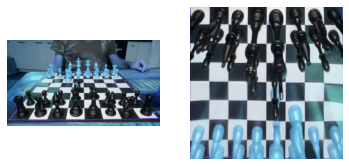
#> input picture img/chop_board.png, 349 x 166 px, given in place of the camera
$ jupyter execute --allow-errors '1. Board tracking.ipynb'   (text cells are left out)
#> lines starting #> are read from the running program, lines starting #| are printed output that depends on the picture
[cell 1]
import cv2
import numpy as np
import matplotlib.pyplot as plt

[cell 2]
cam = cv2.VideoCapture(0)

[cell 3]
cam.release()

[cell 4]
_, img = cam.read()
#> img is the input picture: shape (166, 349, 3); mean B, G, R 175.7, 167.4, 154.2
plt.imshow(img)

[cell 5]
ret, corners = cv2.findChessboardCorners(img, (7, 7))
#> ret = False; corners = None

[cell 6]
ret
#> Out = False

[cell 7]
import scipy.spatial as spatial
import scipy.cluster as cluster
from collections import defaultdict
from statistics import mean

# Canny edge detection
def canny_edge(img, sigma=0.33):
    v = np.median(img)
    lower = int(max(0, (1.0 - sigma) * v))
    upper = int(min(255, (1.0 + sigma) * v))
    edges = cv2.Canny(img, lower, upper)
    return edges


# Hough line detection
def hough_line(edges, min_line_length=100, max_line_gap=10):
    lines = cv2.HoughLines(edges, 1, np.pi / 180, 125, min_line_length, max_line_gap)
    lines = np.reshape(lines, (-1, 2))
    return lines

# Separate line into horizontal and vertical
# [52 lines left out: functions h_v_lines, line_intersections, cluster_points, augment_points, not called in this run]

[cell 8]
def get_corners(img):
    # Low-level CV techniques (grayscale & blur)
    gray = cv2.cvtColor(img, cv2.COLOR_BGR2GRAY)
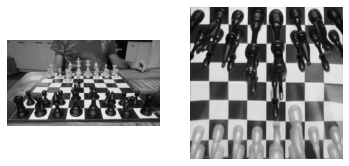
#> gray: shape (166, 349); min 4, max 255, mean 164.4
    gray_blur = cv2.blur(gray, (5, 5))
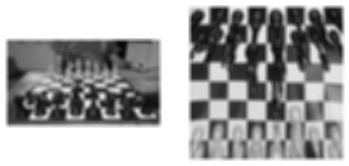
#> gray_blur: shape (166, 349); min 6, max 255, mean 164.4
    # Canny algorithm
    edges = canny_edge(gray_blur)
#> in canny_edge, `v = np.median(img)`: v = 169
#> in canny_edge, `lower = int(max(0, (1.0 - sigma) * v))`: lower = 113
#> in canny_edge, `upper = int(min(255, (1.0 + sigma) * v))`: upper = 224
#> in canny_edge, `edges = cv2.Canny(img, lower, upper)`:
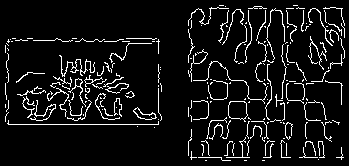
#> edges: shape (166, 349); 7.8% white in thin lines or dots
    # Hough Transform
    lines = hough_line(edges)
#> in hough_line, `lines = cv2.HoughLines(edges, 1, np.pi / 180, 125, min_line_length, ma..`: lines = None
    # Separate the lines into vertical and horizontal lines
    h_lines, v_lines = h_v_lines(lines)
    # Find and cluster the intersecting
    intersection_points = line_intersections(h_lines, v_lines)
    points = cluster_points(intersection_points)
    # Final coordinates of the board
    return augment_points(points)

#> (a cell that did not finish here is left out)

[cell 10]
_, img = cam.read()
plt.imshow(img)

#> (a cell that did not finish here is left out)


plt.imshow(img)
plt.scatter([p[0] for p in points],
            [p[1] for p in points])
plt.axis('off')

[cell 12]
for c in range(3, 12):
    ret, corners = cv2.findChessboardCorners(img, (c, c))
    if ret:
        print(f'Found {c} corners')

[cell 13]
ret, corners = cv2.findChessboardCorners(img, (5, 5))

[cell 14]
plt.imshow(img)
#> (the rest of this cell did not finish here and is left out)

[cell 15]
for c in range(3, 12):
    ret, corners = cv2.findChessboardCorners(img, (c, c), flags=cv2.CALIB_CB_ADAPTIVE_THRESH)
    if ret:
        print(f'Found {c} corners')

[cell 16]
img_inv = np.array(256 - img, dtype=np.uint8)
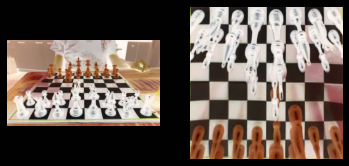
#> img_inv: shape (166, 349, 3); mean B, G, R 80.3, 88.6, 101.8

for c in range(3, 12):
    ret, corners = cv2.findChessboardCorners(img_inv, (c, c), flags=cv2.CALIB_CB_ADAPTIVE_THRESH)
    if ret:
        print(f'Found {c} corners')

[cell 17]
ret, corners = cv2.findChessboardCorners(img_inv, (7, 7))

plt.imshow(img)
#> (the rest of this cell did not finish here and is left out)

[cell 18]
_, img = cam.read()
plt.imshow(img)

[cell 19]
img_inv = np.array(256 - img, dtype=np.uint8)

for c in range(3, 12):
    ret, corners = cv2.findChessboardCorners(img_inv, (c, c), flags=cv2.CALIB_CB_ADAPTIVE_THRESH)
    if ret:
        print(f'Found {c} corners')

$ run again, on img/empty_board.png
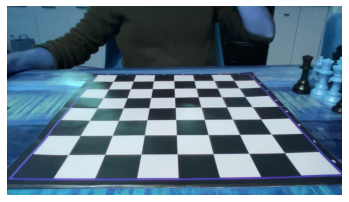
#> input picture img/empty_board.png, 349 x 202 px, given in place of the camera
#> img is the input picture: shape (202, 349, 3); mean B, G, R 138.2, 122.2, 99.6
#> `ret, corners = cv2.findChessboardCorners(img, (7, 7))`: ret = False; corners = None
#> Out = False
#> v = 108
#> lower = 72
#> upper = 143
#> in canny_edge, `edges = cv2.Canny(img, lower, upper)`:
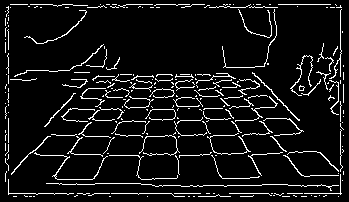
#> edges: shape (202, 349); 7.9% white in thin lines or dots
#> in hough_line, `lines = cv2.HoughLines(edges, 1, np.pi / 180, 125, min_line_length, ma..`: lines = [[193, 1.57], [4, 1.57], [340, 0], [8, 0], [185, 1.57]]
#> the loop in h_v_lines, `for rho, theta in lines:` made 5 passes
#> after the loop in h_v_lines, `for rho, theta in lines:`: h_lines = [[193, 1.57], [4, 1.57], [185, 1.57]]; v_lines = [[340, 0], [8, 0]]
#> in get_corners, `h_lines, v_lines = h_v_lines(lines)`: h_lines = [[193, 1.57], [4, 1.57], [185, 1.57]]; v_lines = [[340, 0], [8, 0]]
#> the loop in line_intersections, `for r_h, t_h in h_lines:` made 3 passes
#> after the loop in line_intersections, `for r_h, t_h in h_lines:`: points = [[340, 193], [8, 193], [340, 4], [8, 4], [340, 185], [8, 185]]
#> intersection_points has the same summary as points in line_intersections
#> dists = [332, 189, 382, 8, 332.1, 382, 189, 332.1, 8, 332, 181, 378.1, 378.1, 181, 332]
#> single_linkage = [[0, 4, 8, 2], [1, 5, 8, 2], [3, 7, 181, 3], [2, 6, 181, 3], [8, 9, 332, 6]]
#> flat_clusters = [3, 1, 4, 2, 3, 1]
#> the loop in cluster_points, `for i in range(len(flat_clusters)):` made 6 passes
#> in get_corners, `points = cluster_points(intersection_points)`: points = [(8, 4), (340, 4), (8, 189), (340, 189)]
#> after the loop in augment_points, `for row in range(int(points_shape[0] / 11)):`: augmented_points = []
#> the loop in h_v_lines (call 2), `for rho, theta in lines:` made 5 passes
#> the loop in line_intersections (call 2), `for r_h, t_h in h_lines:` made 3 passes
#> the loop in cluster_points (call 2), `for i in range(len(flat_clusters)):` made 6 passes
#> the loop `for c in range(3, 12):` made 9 passes
#> ret on passes 1 to 8: False, True, True, False, False, False, False, False
#> `ret, corners = cv2.findChessboardCorners(img, (5, 5))`: ret = True; corners = 25 rows, first 8: [130.4, 88.66], [152.3, 88.59], [174.2, 88.34], [195.9, 88.11], [217.3, 88.16], [127.1, 97.71], [150.8, 97.48], [174.5, 97.26]
#> the loop `for c in range(3, 12):` made 9 passes
#> `ret, corners = cv2.findChessboardCorners(img_inv, (7, 7))`: corners = None
#> `ret, corners = cv2.findChessboardCorners(img_inv, (7, 7), flags=cv2.CA..`: ret = True; corners = 49 rows, first 8: [233.8, 80.43], [238.7, 87.78], [244.7, 96.46], [252, 106.5], [260.6, 118.9], [271.2, 134], [284.5, 152.6], [213.8, 80.5]
#> `[cell 20] ret, corners = cv2.findChessboardCorners(img_inv, (7, 7), fl..`:
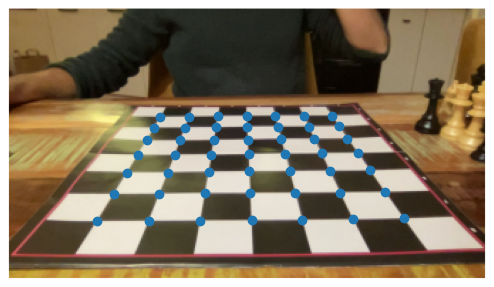
#> figure drawn by matplotlib, 1 panel; B, G, R data is drawn as R, G, B
